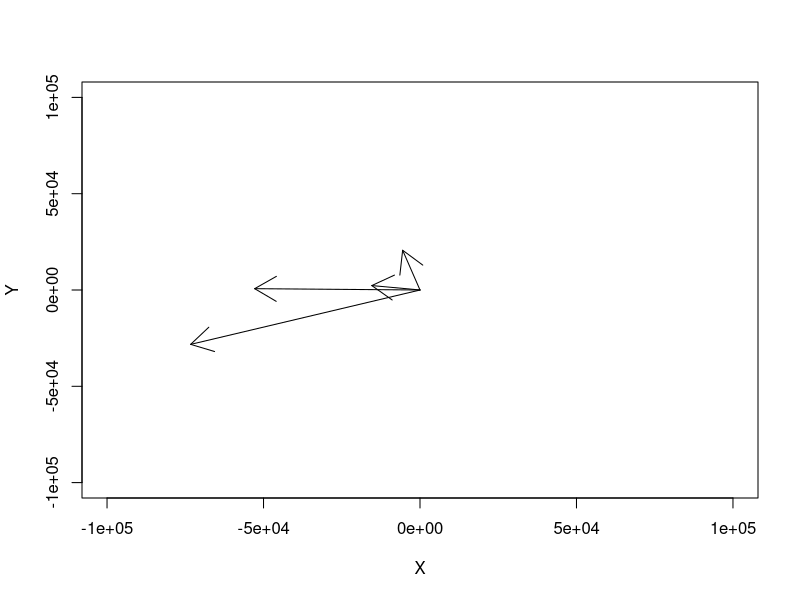

Reproduce this figure in R.
Arganzuela <- c(0,0,-52838.681046705606,692.7218131438387)
Barajas <- c(0,0,-15413.069838690053,2309.322617464642)
#Carabanchel     |[-79260.07697095022,-11124.295981641335]|
#Centro          |[-43279.63772729206,-9301.895589447799] |
#Chamberi        |[-52530.21147652715,15523.333686132684] |
#Ciudad Lineal   |[-75651.12278120751,4887.7147198990215] |
#Fuencarral-Pardo|[-83215.84142051882,16980.144022312354] |
#Latina          |[-81224.60196093172,-3675.8714399717833]|
#Moncloa-Aravaca |[-42051.6385754589,11616.733706193869]  |
#Moratalaz       |[-34237.829767263895,-761.4063085044569]|
PuenteVallecas <- c(0,0,-73294.11422966828,-28232.651606867945)
Salamanca <- c(0,0,-55460.123735480134,20630.845687298966)
#San Blas        |[-50834.854407568964,-5131.872804649311]|
#Tetuan          |[-52685.16345725463,1597.659766316286]  |
#Usera           |[-41346.4794395831,-11262.462586732498] |
#Villa Vallecas  |[-31388.22417959447,-7306.340135857818] |
#Villaverde      |[-43829.84061401992,-11451.023383737727]|

plot(NA, xlim=c(-100000, 100000), ylim=c(-100000, 100000), xlab="X", ylab="Y")
vecs <- data.frame(vname=c("a","b"), 
                   x0=c(0,0,0,0),y0=c(0,0,0,0),
                   x1=c(-52838, -15413, -73294, -5546) ,y1=c(692,2309,-28232, 20630), 
                   col=1:4)
with( vecs, mapply("arrows", x0, y0, x1, y1) )